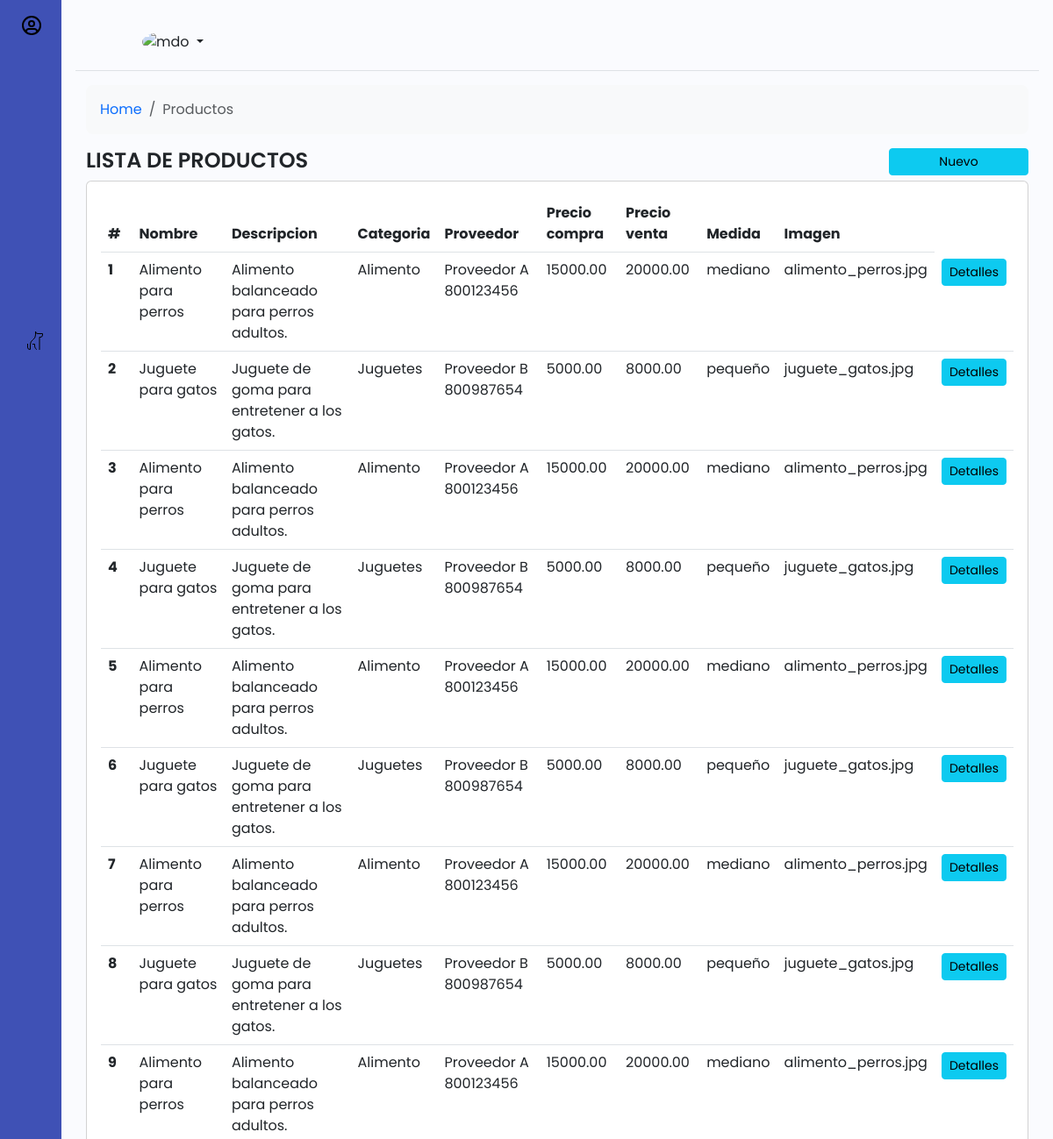
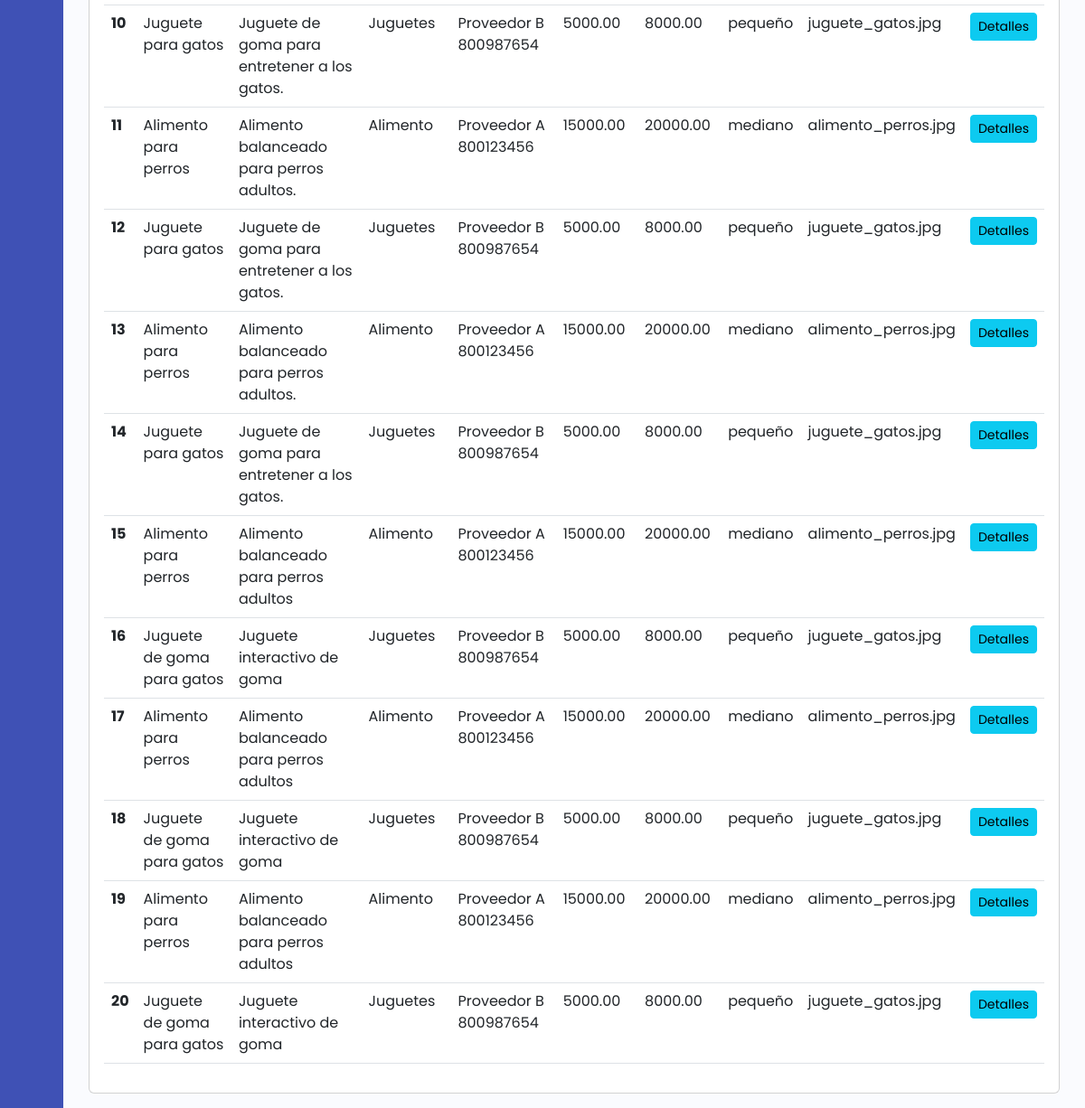
The app's page /Pag/Productos/lista.php with its own data (2 pictures, top to bottom).
### tables this page shows
CREATE TABLE IF NOT EXISTS `productos` (
  `id_producto` int NOT NULL AUTO_INCREMENT,
  `nombre` varchar(50) NOT NULL,
  `descripcion` text,
  `categoria_id` int DEFAULT NULL,
  `proveedor_id` int DEFAULT NULL,
  `precio_compra` decimal(10,2) NOT NULL,
  `precio_venta` decimal(10,2) NOT NULL,
  `medida` enum('pequeño','mediano','grande') DEFAULT 'mediano',
  `imagen` varchar(255) DEFAULT NULL,
  PRIMARY KEY (`id_producto`),
  KEY `categoria_id` (`categoria_id`),
  KEY `proveedor_id` (`proveedor_id`)
);

CREATE TABLE IF NOT EXISTS `categorias` (
  `id_categoria` int NOT NULL AUTO_INCREMENT,
  `nombre` varchar(50) NOT NULL,
  `descripcion` text,
  PRIMARY KEY (`id_categoria`)
);

CREATE TABLE IF NOT EXISTS `proveedores` (
  `id_proveedor` int NOT NULL AUTO_INCREMENT,
  `nombre` varchar(50) NOT NULL,
  `ruc` varchar(20) DEFAULT NULL,
  `pais` varchar(50) DEFAULT NULL,
  `correo` varchar(50) DEFAULT NULL,
  `telefono` varchar(20) DEFAULT NULL,
  `direccion` varchar(100) DEFAULT NULL,
  PRIMARY KEY (`id_proveedor`),
  UNIQUE KEY `ruc` (`ruc`)
);

### includes/conn.php (called while the page is built, shortened)
<?php
	class conectarDB {
		public function __construct(){
			try{
				$this->conn_db=new PDO(DB_HOST,DB_USER,DB_PASS);
			}catch(Exception $e){
				echo "Error al conectar" .$e->getCode();
			}
		}
	}
?>

### modelo/class_producto.php (called while the page is built, shortened)
<?php
require_once($_SERVER['DOCUMENT_ROOT'].'/MISMASCOTAS/includes/conn.php');
class producto extends conectarDB{
	public function listar_producto(){
		$sql="SELECT * FROM productos";
		$sentencia=$this->conn_db->prepare($sql);
		$sentencia->execute();
		$resultados = $sentencia->fetchAll(PDO::FETCH_ASSOC);
		return $resultados;
	}
	public function detalle_categoria($id){
		$sql="select * from categorias where id_categoria = :id";
		$sentencia = $this->conn_db->prepare($sql);
		$sentencia->bindParam(':id', $id);
		$sentencia->execute();
		$resultados = $sentencia->fetch(PDO::FETCH_ASSOC);
		return $resultados;
	}
	public function detalle_proveedor($id){
		$sql="select * from proveedores where id_proveedor = :id";
		$sentencia = $this->conn_db->prepare($sql);
		$sentencia->bindParam(':id', $id);
		$sentencia->execute();
		$resultados = $sentencia->fetch(PDO::FETCH_ASSOC);
		return $resultados;
	}
}

### Pag/Productos/lista.php (the view, shortened to what this page needs)
<?php
    $producto =  new producto();
    $lista =  $producto->listar_producto();
?>
<div class="row">
    <div class="col-md-12">
        <nav aria-label="breadcrumb">
            <ol class="breadcrumb p-3 bg-body-tertiary rounded-3">
            <li class="breadcrumb-item"><a href="#">Home</a></li>
            <li class="breadcrumb-item active" aria-current="page">Productos</li>
            </ol>
        </nav>
    </div>
</div>
<div class="row">
    <div class="col-md-10">
        <h1>LISTA DE PRODUCTOS</h1>
    </div>
    <div class="col-md-2">
        <a href="residencial_nuevo.php" class="btn btn-info btn-sm col-12">Nuevo</a>
    </div>
</div>
<div class="row">
    <div class="col-md-12">
        <div class="card">
            <div class="card-body">
                <table class="table">
                    <thead>
                        <tr>
                            <th scope="col">#</th>
                            <th scope="col">Nombre</th>
                            <th scope="col">Descripcion</th>
                            <th scope="col">Categoria</th>
                            <th scope="col">Proveedor</th>
                            <th scope="col">Precio compra</th>
                            <th scope="col">Precio venta</th>
                            <th scope="col">Medida</th>
                            <th scope="col">Imagen</th>
                            </tr>
                    </thead>
                    <tbody>
                        <?php
                            $cont = 0;
                            foreach($lista as $fila){
                                $cont++;
                                $categoria = $producto->detalle_categoria($fila['categoria_id']);
                                $proveedor = $producto->detalle_proveedor($fila['proveedor_id']);
                            ?>
                            <tr>
                                <th scope="row"><?php echo $cont?></th>
                                <td><?php echo $fila['nombre']?></td>
                                <td><?php echo $fila['descripcion']?></td>
                                <td><?php echo $categoria['nombre']?></td>
                                <td><?php echo $proveedor['nombre']." ".$proveedor['ruc']?></td>
                                <td><?php echo $fila['precio_compra']?></td>
                                <td><?php echo $fila['precio_venta']?></td>
                                <td><?php echo $fila['medida']?></td>
                                <td><?php echo $fila['imagen']?></td>
                                <td><a href="residencial_detalle.php?ID=<?php echo $fila['id_producto']?>" class="btn btn-sm btn-info">Detalles</a></td>
                            </tr>
                        <?php  } ?>
                    </tbody>
                </table>
            </div>
        </div>
    </div>
</div>

### css/style.css (style rules this page uses)
a { text-decoration: none; }
li { list-style: none; }
h1 { font-weight: 600; font-size: 1.5rem; }
body { font-family: 'Poppins', sans-serif; }
.wrapper { display: flex; }
.main { min-height: 100vh; width: 100%; overflow: hidden; transition: all 0.35s ease-in-out; background-color: #fafbfe; }
#sidebar { width: 70px; min-width: 70px; z-index: 1000; transition: all .25s ease-in-out; background-color: #3f51b5; display: flex; flex-direction: column; }
.toggle-btn { background-color: transparent; cursor: pointer; border: 0; padding: 1rem 1.5rem; }
.sidebar-nav { padding: 2rem 0; flex: 1 1 auto; }
a.sidebar-link { padding: .625rem 1.625rem; color: #FFF; display: block; font-size: 0.9rem; white-space: nowrap; border-left: 3px solid transparent; }
.sidebar-item { position: relative; }

### records on screen
productos: nombre "Alimento para perros", descripcion "Alimento balanceado para perros adultos.", categoria.nombre "Alimento", proveedor.nombre "Proveedor A", proveedor.ruc "800123456", precio_compra "15000.00", precio_venta "20000.00", medida "mediano", imagen "alimento_perros.jpg"
productos: nombre "Juguete para gatos", descripcion "Juguete de goma para entretener a los gatos.", categoria.nombre "Juguetes", proveedor.nombre "Proveedor B", proveedor.ruc "800987654", precio_compra "5000.00", precio_venta "8000.00", medida "pequeño", imagen "juguete_gatos.jpg"
productos: nombre "Alimento para perros", descripcion "Alimento balanceado para perros adultos.", categoria.nombre "Alimento", proveedor.nombre "Proveedor A", proveedor.ruc "800123456", precio_compra "15000.00", precio_venta "20000.00", medida "mediano", imagen "alimento_perros.jpg"
productos: nombre "Juguete para gatos", descripcion "Juguete de goma para entretener a los gatos.", categoria.nombre "Juguetes", proveedor.nombre "Proveedor B", proveedor.ruc "800987654", precio_compra "5000.00", precio_venta "8000.00", medida "pequeño", imagen "juguete_gatos.jpg"
productos: nombre "Alimento para perros", descripcion "Alimento balanceado para perros adultos.", categoria.nombre "Alimento", proveedor.nombre "Proveedor A", proveedor.ruc "800123456", precio_compra "15000.00", precio_venta "20000.00", medida "mediano", imagen "alimento_perros.jpg"
productos: nombre "Juguete para gatos", descripcion "Juguete de goma para entretener a los gatos.", categoria.nombre "Juguetes", proveedor.nombre "Proveedor B", proveedor.ruc "800987654", precio_compra "5000.00", precio_venta "8000.00", medida "pequeño", imagen "juguete_gatos.jpg"
productos: nombre "Alimento para perros", descripcion "Alimento balanceado para perros adultos.", categoria.nombre "Alimento", proveedor.nombre "Proveedor A", proveedor.ruc "800123456", precio_compra "15000.00", precio_venta "20000.00", medida "mediano", imagen "alimento_perros.jpg"
productos: nombre "Juguete para gatos", descripcion "Juguete de goma para entretener a los gatos.", categoria.nombre "Juguetes", proveedor.nombre "Proveedor B", proveedor.ruc "800987654", precio_compra "5000.00", precio_venta "8000.00", medida "pequeño", imagen "juguete_gatos.jpg"
productos: nombre "Alimento para perros", descripcion "Alimento balanceado para perros adultos.", categoria.nombre "Alimento", proveedor.nombre "Proveedor A", proveedor.ruc "800123456", precio_compra "15000.00", precio_venta "20000.00", medida "mediano", imagen "alimento_perros.jpg"
productos: nombre "Juguete para gatos", descripcion "Juguete de goma para entretener a los gatos.", categoria.nombre "Juguetes", proveedor.nombre "Proveedor B", proveedor.ruc "800987654", precio_compra "5000.00", precio_venta "8000.00", medida "pequeño", imagen "juguete_gatos.jpg"
productos: nombre "Alimento para perros", descripcion "Alimento balanceado para perros adultos.", categoria.nombre "Alimento", proveedor.nombre "Proveedor A", proveedor.ruc "800123456", precio_compra "15000.00", precio_venta "20000.00", medida "mediano", imagen "alimento_perros.jpg"
productos: nombre "Juguete para gatos", descripcion "Juguete de goma para entretener a los gatos.", categoria.nombre "Juguetes", proveedor.nombre "Proveedor B", proveedor.ruc "800987654", precio_compra "5000.00", precio_venta "8000.00", medida "pequeño", imagen "juguete_gatos.jpg"
productos: nombre "Alimento para perros", descripcion "Alimento balanceado para perros adultos.", categoria.nombre "Alimento", proveedor.nombre "Proveedor A", proveedor.ruc "800123456", precio_compra "15000.00", precio_venta "20000.00", medida "mediano", imagen "alimento_perros.jpg"
productos: nombre "Juguete para gatos", descripcion "Juguete de goma para entretener a los gatos.", categoria.nombre "Juguetes", proveedor.nombre "Proveedor B", proveedor.ruc "800987654", precio_compra "5000.00", precio_venta "8000.00", medida "pequeño", imagen "juguete_gatos.jpg"
productos: nombre "Alimento para perros", descripcion "Alimento balanceado para perros adultos", categoria.nombre "Alimento", proveedor.nombre "Proveedor A", proveedor.ruc "800123456", precio_compra "15000.00", precio_venta "20000.00", medida "mediano", imagen "alimento_perros.jpg"
productos: nombre "Juguete de goma para gatos", descripcion "Juguete interactivo de goma", categoria.nombre "Juguetes", proveedor.nombre "Proveedor B", proveedor.ruc "800987654", precio_compra "5000.00", precio_venta "8000.00", medida "pequeño", imagen "juguete_gatos.jpg"
productos: nombre "Alimento para perros", descripcion "Alimento balanceado para perros adultos", categoria.nombre "Alimento", proveedor.nombre "Proveedor A", proveedor.ruc "800123456", precio_compra "15000.00", precio_venta "20000.00", medida "mediano", imagen "alimento_perros.jpg"
productos: nombre "Juguete de goma para gatos", descripcion "Juguete interactivo de goma", categoria.nombre "Juguetes", proveedor.nombre "Proveedor B", proveedor.ruc "800987654", precio_compra "5000.00", precio_venta "8000.00", medida "pequeño", imagen "juguete_gatos.jpg"
productos: nombre "Alimento para perros", descripcion "Alimento balanceado para perros adultos", categoria.nombre "Alimento", proveedor.nombre "Proveedor A", proveedor.ruc "800123456", precio_compra "15000.00", precio_venta "20000.00", medida "mediano", imagen "alimento_perros.jpg"
productos: nombre "Juguete de goma para gatos", descripcion "Juguete interactivo de goma", categoria.nombre "Juguetes", proveedor.nombre "Proveedor B", proveedor.ruc "800987654", precio_compra "5000.00", precio_venta "8000.00", medida "pequeño", imagen "juguete_gatos.jpg"
